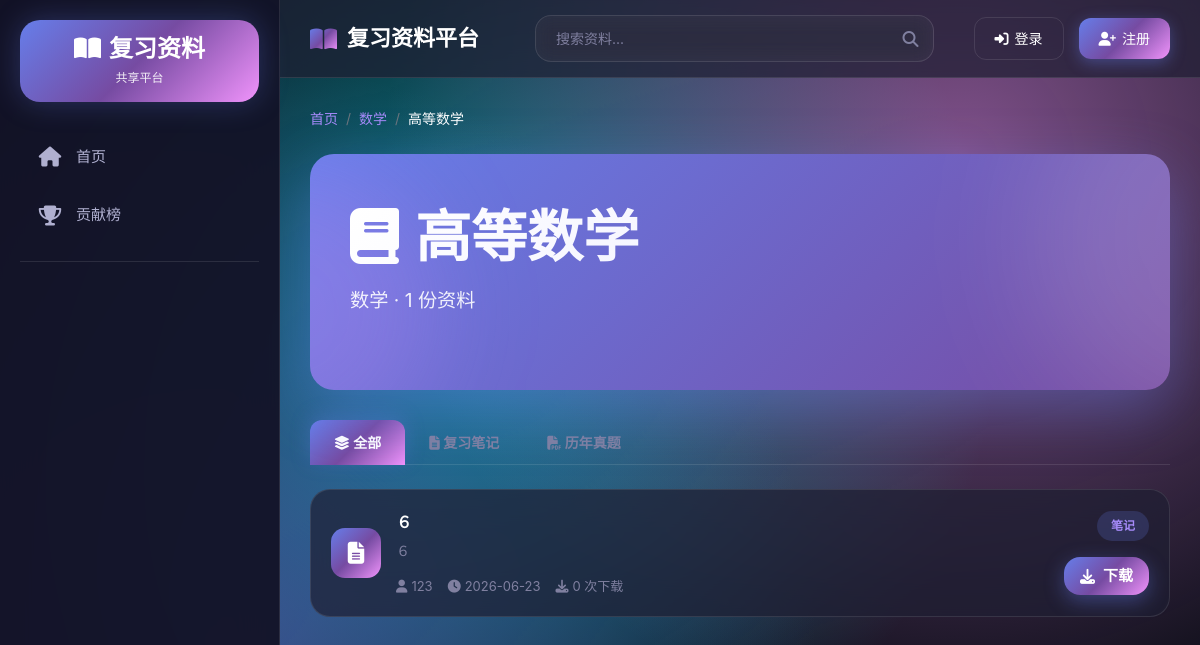
The page /course/1 on the database as committed earlier.
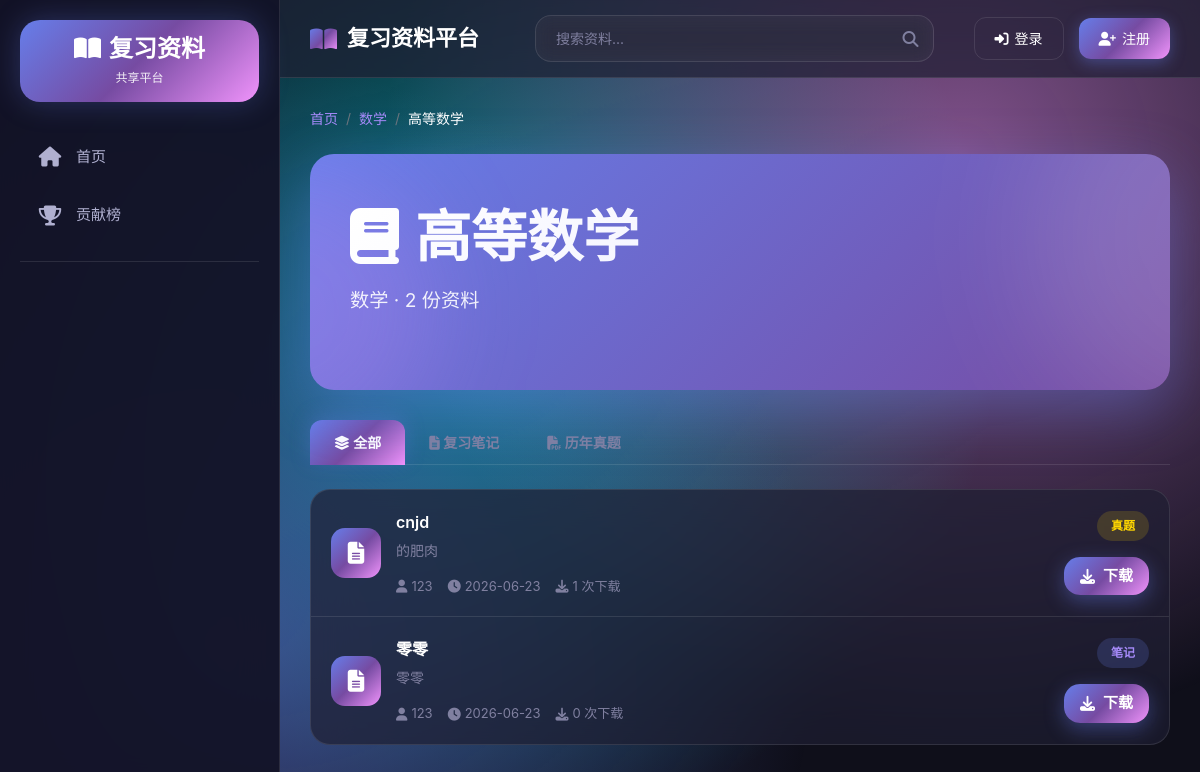
The same page on the database as committed later.
### app/models.py (models this page shows, shortened)
class Material(db.Model):
    id = db.Column(db.Integer, primary_key=True)
    title = db.Column(db.String(200), nullable=False)
    description = db.Column(db.Text)
    file_path = db.Column(db.String(255), nullable=False)
    file_type = db.Column(db.String(20), nullable=False)
    material_type = db.Column(db.String(20), nullable=False)
    uploader_id = db.Column(db.Integer, db.ForeignKey('user.id'))
    course_id = db.Column(db.Integer, db.ForeignKey('course.id'))
    upload_time = db.Column(db.DateTime, default=datetime.utcnow)
    download_count = db.Column(db.Integer, default=0)
    is_approved = db.Column(db.Boolean, default=True)
    downloads = db.relationship('DownloadRecord', backref='material', lazy='dynamic')

class User(UserMixin, db.Model):
    id = db.Column(db.Integer, primary_key=True)
    username = db.Column(db.String(80), unique=True, nullable=False)
    email = db.Column(db.String(120), unique=True, nullable=False)
    password_hash = db.Column(db.String(128), nullable=False)
    is_admin = db.Column(db.Boolean, default=False)
    points = db.Column(db.Integer, default=0)
    created_at = db.Column(db.DateTime, default=datetime.utcnow)
    materials = db.relationship('Material', backref='uploader', lazy='dynamic')
    downloads = db.relationship('DownloadRecord', backref='user', lazy='dynamic')

### app/main.py (the view)
@bp.route('/course/<int:course_id>')
def course(course_id):
    course = Course.query.get_or_404(course_id)
    materials = Material.query.filter_by(course_id=course_id, is_approved=True).order_by(Material.upload_time.desc())
    material_types = ['all', 'notes', 'exam']
    selected_type = request.args.get('type', 'all')
    if selected_type != 'all':
        materials = materials.filter_by(material_type=selected_type)
    materials = materials.all()
    return render_template('main/course.html',
                           course=course,
                           materials=materials,
                           selected_type=selected_type)

### app/templates/main/course.html (shortened to what this page needs)
{% extends 'base.html' %}
{% block content %}
<nav aria-label="breadcrumb" class="mb-4">
    <ol class="breadcrumb">
        <li class="breadcrumb-item"><a href="{{ url_for('main.index') }}">首页</a></li>
        <li class="breadcrumb-item"><a href="{{ url_for('main.category', category_name=course.category) }}">{{ course.category }}</a></li>
        <li class="breadcrumb-item active">{{ course.name }}</li>
    </ol>
</nav>
<div class="hero-section mb-6 animate-fade-in-up" style="background: linear-gradient(135deg, #667eea 0%, #764ba2 100%);">
    <div class="hero-content">
        <h1><i class="fas fa-book mr-3"></i>{{ course.name }}</h1>
        <p>{{ course.category }} · {{ materials|length }} 份资料</p>
    </div>
</div>
<ul class="nav nav-tabs mb-4">
    <li class="nav-item">
        <a class="nav-link {% if selected_type == 'all' %}active{% endif %}" href="{{ url_for('main.course', course_id=course.id) }}">
            <i class="fas fa-layer-group"></i> 全部
        </a>
    </li>
    <li class="nav-item">
        <a class="nav-link {% if selected_type == 'notes' %}active{% endif %}" href="{{ url_for('main.course', course_id=course.id, type='notes') }}">
            <i class="fas fa-file-alt"></i> 复习笔记
        </a>
    </li>
    <li class="nav-item">
        <a class="nav-link {% if selected_type == 'exam' %}active{% endif %}" href="{{ url_for('main.course', course_id=course.id, type='exam') }}">
            <i class="fas fa-file-pdf"></i> 历年真题
        </a>
    </li>
</ul>
<div class="material-list animate-fade-in-up delay-200">
    {% if materials %}
        {% for material in materials %}
        <div class="material-item" style="cursor: default;">
            <div class="material-item-icon">
                <i class="fas fa-file-alt"></i>
            </div>
            <div class="material-item-content">
                <div class="material-item-title">{{ material.title }}</div>
                {% if material.description %}
                <p class="text-muted small mt-1" style="color: var(--text-muted);">{{ material.description }}</p>
                {% endif %}
                <div class="material-item-meta">
                    <span><i class="fas fa-user"></i>{{ material.uploader.username }}</span>
                    <span><i class="fas fa-clock"></i>{{ material.upload_time.strftime('%Y-%m-%d') }}</span>
                    <span><i class="fas fa-download"></i>{{ material.download_count }} 次下载</span>
                </div>
            </div>
            <div class="material-item-stats">
                <span class="material-badge {{ 'badge-notes' if material.material_type == 'notes' else 'badge-exam' }}">
                    {{ '笔记' if material.material_type == 'notes' else '真题' }}
                </span>
                <a href="{{ url_for('main.download', material_id=material.id) }}" class="btn btn-primary mt-2" style="padding: 8px 16px;">
                    <i class="fas fa-download"></i> 下载
                </a>
            </div>
        </div>
        {% endfor %}
    {% endif %}
</div>
{% endblock %}

Rows that differ between the two databases and show on the page:
removed Material: title "６", description "６", uploader.username "123", upload_time "2026-06-23", download_count "0", material_type "笔记"
now on this page (row edited): Material: title "cnjd", description "的肥肉", uploader.username "123", upload_time "2026-06-23", download_count "1", material_type "真题"
now on this page (row edited): Material: title "零零", description "零零", uploader.username "123", upload_time "2026-06-23", download_count "0", material_type "笔记"
Other text that changed with them:
{{ materials|length }}: "1" → "2"
